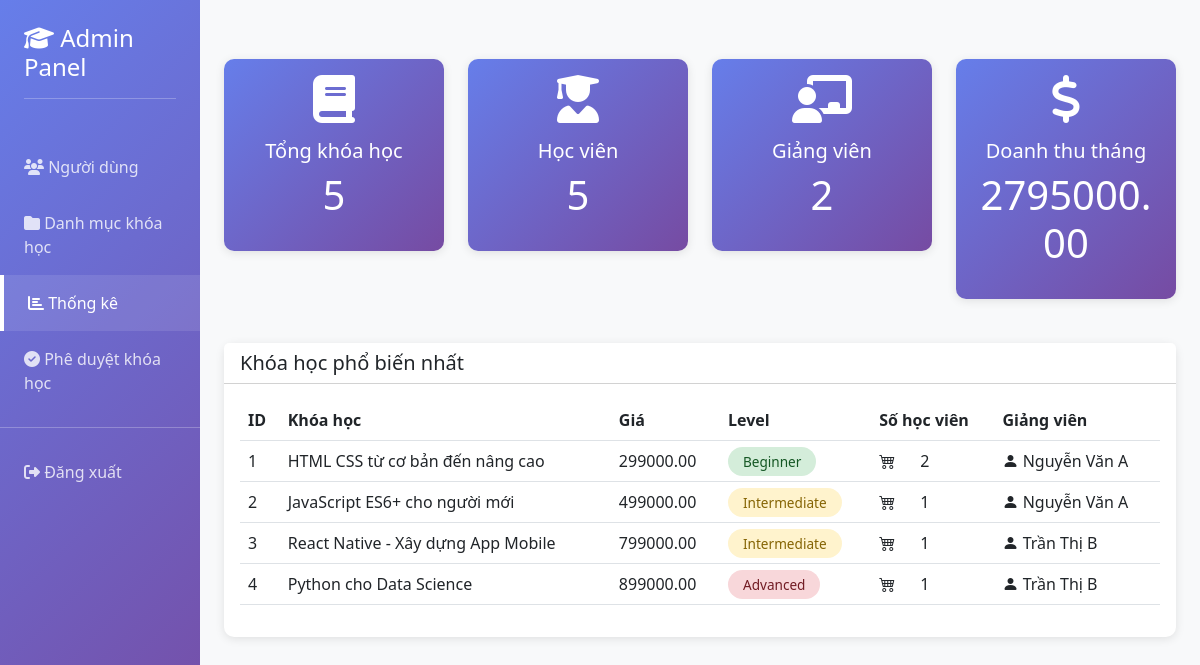
Screenshot of /controllers/ThongkeController.php (signed in) with the database file from the repository.
### tables this page shows
CREATE TABLE courses
    (
        id             INT PRIMARY KEY AUTO_INCREMENT,
        title          VARCHAR(255) NOT NULL,
        description    TEXT,
        instructor_id  INT          NOT NULL,
        category_id    INT          NOT NULL,
        price          DECIMAL(10, 2) DEFAULT 0.00,
        duration_weeks INT,
        level          VARCHAR(50),
        image VARCHAR(255),
        created_at     DATETIME       DEFAULT CURRENT_TIMESTAMP,
        updated_at     DATETIME       DEFAULT CURRENT_TIMESTAMP ON UPDATE CURRENT_TIMESTAMP,
        FOREIGN KEY (instructor_id) REFERENCES users (id) ON DELETE CASCADE,
        FOREIGN KEY (category_id) REFERENCES categories (id) ON DELETE CASCADE
    );

CREATE TABLE users
    (
        id       INT PRIMARY KEY AUTO_INCREMENT,
        username VARCHAR(255) UNIQUE NOT NULL,
        email    VARCHAR(255) UNIQUE NOT NULL,
        password VARCHAR(255)        NOT NULL,
        fullname VARCHAR(255),
        role     INT                 NOT NULL DEFAULT 0,
        created_at DATETIME DEFAULT CURRENT_TIMESTAMP
    );

### controllers/ThongkeController.php (called while the page is built, shortened)
<?php
require_once __DIR__ . '/../config/ThongKeDB.php';
$db = new ConnectDb();
$thongke = new ThongKeManager($db);
$tongkhoahoc = $thongke->getTongKhoaHoc();
$tonghocvien = $thongke->getTongHocVien();
$tonggiangvien = $thongke->getTongGiangvien();
$doanhthu = $thongke->getDoanhthu();
$table_khoaHoc_phobien = $thongke->getKhoahocPhobien();
include __DIR__ . '/../views/admin/thongke_view.php';

### config/ThongKeDB.php (called while the page is built, shortened)
<?php
class ThongKeManager
{
    private $db;
    public function __construct(ConnectDb $db)
    {
        $this->db = $db;
    }
    public function getTongKhoahoc()
    {
        $conn = $this->db->getConnection();
        $sql = "SELECT COUNT(*) as total FROM courses";
        $stmt = $conn->prepare($sql);
        $stmt->execute();
        $result = $stmt->fetch(PDO::FETCH_ASSOC);
        return $result['total'] ?? 0;
    }
    public function getTongHocvien()
    {
        $conn = $this->db->getConnection();
        $sql = "SELECT COUNT(*) as total FROM users WHERE role = 0";
        $stmt = $conn->prepare($sql);
        $stmt->execute();
        $result = $stmt->fetch(PDO::FETCH_ASSOC);
        return $result['total'] ?? 0;
    }
    public function getTongGiangvien()
    {
        $conn = $this->db->getConnection();
        $sql = "SELECT COUNT(*) as total FROM users WHERE role = 1";
        $stmt = $conn->prepare($sql);
        $stmt->execute();
        $result = $stmt->fetch(PDO::FETCH_ASSOC);
        return $result['total'] ?? 0;
    }
    public function getDoanhthu()
    {
        $conn = $this->db->getConnection();
        $sql = "SELECT SUM(c.price) as total
                FROM courses c
                INNER JOIN enrollments e ON c.id = e.course_id
                WHERE e.status = 'active' OR e.status = 'completed'";
        $stmt = $conn->prepare($sql);
        $stmt->execute();
        $result = $stmt->fetch(PDO::FETCH_ASSOC);
        return $result['total'] ?? 0;
    }
    public function getKhoahocPhobien()
    {
        $conn = $this->db->getConnection();
        $sql = "SELECT
                    c.id,
                    c.title,
                    c.description,
                    c.price,
                    c.image,
                    c.level,
                    COUNT(e.id) as so_hocvien,
                    u.fullname as giang_vien
                FROM courses c
                LEFT JOIN enrollments e ON c.id = e.course_id
                LEFT JOIN users u ON c.instructor_id = u.id
                GROUP BY c.id, c.title, c.description, c.price, c.image, c.level, u.fullname
                ORDER BY so_hocvien DESC
                LIMIT 4";
        $stmt = $conn->prepare($sql);
        $stmt->execute();
        return $stmt->fetchAll(PDO::FETCH_ASSOC);
    }
}

### views/admin/thongke_view.php (the view, shortened to what this page needs)
<!DOCTYPE html>
<html lang="vi">
<head>
    <link href="https://cdn.jsdelivr.net/npm/bootstrap@5.3.0/dist/css/bootstrap.min.css" rel="stylesheet">
    <link href="https://cdnjs.cloudflare.com/ajax/libs/font-awesome/6.4.0/css/all.min.css" rel="stylesheet">
    <link rel="stylesheet" href="https://cdn.jsdelivr.net/npm/bootstrap-icons@1.13.1/font/bootstrap-icons.min.css">
</head>
<body>
<div class="container-fluid">
    <div class="row">
        <div class="col-md-2 sidebar p-0">
            <div class="p-4">
                <h4><i class="fas fa-graduation-cap"></i> Admin Panel</h4>
                <hr class="bg-white">
            </div>
            <nav class="nav flex-column">
                <a class="nav-link" href="<?= BASE_URL ?>controllers/AdminController.php">
                    <i class="fas fa-users"></i> Người dùng
                </a>
                <a class="nav-link" href="<?= BASE_URL ?>controllers/CategoryController.php">
                    <i class="fas fa-folder"></i> Danh mục khóa học
                </a>
                <a class="nav-link active" href="<?= BASE_URL ?>controllers/ThongkeController.php">
                    <i class="fas fa-chart-bar"></i> Thống kê
                </a>
                <a class="nav-link" href="<?= BASE_URL ?>controllers/PheduyetCourseController.php">
                    <i class="fas fa-check-circle"></i> Phê duyệt khóa học
                </a>
                <hr class="bg-white">
                <a class="nav-link" href="<?= BASE_URL ?>">
                    <i class="fas fa-sign-out-alt"></i> Đăng xuất
                </a>
            </nav>
        </div>
        <div class="col-md-10 p-4" style="margin-top: 35px">
            <div class="tab-content">
                <div class="row">
                    <div class="col-md-3 mb-4">
                        <div class="card stat-card">
                            <div class="card-body text-center">
                                <i class="fas fa-book fa-3x mb-3"></i>
                                <h5>Tổng khóa học</h5>
                                <p class="display-4"><?= $tongkhoahoc ?></p>
                            </div>
                        </div>
                    </div>
                    <div class="col-md-3 mb-4">
                        <div class="card stat-card">
                            <div class="card-body text-center">
                                <i class="fas fa-user-graduate fa-3x mb-3"></i>
                                <h5>Học viên</h5>
                                <p class="display-4"><?= $tonghocvien ?></p>
                            </div>
                        </div>
                    </div>
                    <div class="col-md-3 mb-4">
                        <div class="card stat-card">
                            <div class="card-body text-center">
                                <i class="fas fa-chalkboard-teacher fa-3x mb-3"></i>
                                <h5>Giảng viên</h5>
                                <p class="display-4"><?= $tonggiangvien ?></p>
                            </div>
                        </div>
                    </div>
                    <div class="col-md-3 mb-4">
                        <div class="card stat-card">
                            <div class="card-body text-center">
                                <i class="fas fa-dollar-sign fa-3x mb-3"></i>
                                <h5>Doanh thu tháng</h5>
                                <p class="display-4"><?= $doanhthu ?></p>
                            </div>
                        </div>
                    </div>
                </div>
            </div>
            <div class="row">
                <div class="col">
                    <div class="card">
                        <div class="card-header bg-white">
                            <h5 class="mb-0">Khóa học phổ biến nhất</h5>
                        </div>
                        <div class="card-body">
                            <table class="table table-hover">
                                <thead>
                                <tr>
                                    <th>ID</th>
                                    <th>Khóa học</th>
                                    <th>Giá</th>
                                    <th>Level</th>
                                    <th>Số học viên</th>
                                    <th>Giảng viên</th>
                                </tr>
                                </thead>
                                <tbody>
                                <?php foreach ($table_khoaHoc_phobien as $khoahoc): ?>
                                    <tr>
                                        <td><?= $khoahoc['id'] ?></td>
                                        <td><?= $khoahoc['title'] ?></td>
                                        <td><?= $khoahoc['price'] ?></td>
                                        <td>
                                            <?php if ($khoahoc['level'] == 'Beginner'): ?>
                                                <span class="status-badge status-active">Beginner</span>
                                            <?php elseif ($khoahoc['level'] == 'Intermediate'): ?>
                                                <span class="status-badge status-pending">Intermediate</span>
                                            <?php elseif ($khoahoc['level'] == 'Advanced'): ?>
                                                <span class="status-badge status-inactive">Advanced</span>
                                            <?php endif; ?>
                                        </td>
                                        <td><i style="margin-right: 25px" class="bi bi-cart4"></i><?= $khoahoc['so_hocvien'] ?></td>
                                        <td><i class="bi bi-person-fill"></i>  <?= $khoahoc['giang_vien'] ?></td>
                                    </tr>
                                <?php endforeach; ?>
                                </tbody>
                            </table>
                        </div>
                    </div>
                </div>
            </div>
        </div>
</body>
</html>

### views/admin/thongke_view.php (style rules this page uses)
body { background-color: #f8f9fa; }
.sidebar { min-height: 100vh; background: linear-gradient(135deg, #667eea 0%, #764ba2 100%); color: white; }
.sidebar .nav-link { color: rgba(255, 255, 255, 0.8); padding: 1rem 1.5rem; transition: all 0.3s; }
.sidebar .nav-link:hover, .sidebar .nav-link.active { color: white; background-color: rgba(255, 255, 255, 0.1); border-left: 4px solid white; }
.card { border: none; border-radius: 10px; box-shadow: 0 2px 10px rgba(0, 0, 0, 0.1); margin-bottom: 20px; }
.stat-card { background: linear-gradient(135deg, #667eea 0%, #764ba2 100%); color: white; }
.stat-card .display-4 { font-size: 2.5rem; }
.status-badge { padding: 5px 15px; border-radius: 20px; font-size: 0.85rem; }
.status-active { background-color: #d4edda; color: #155724; }
.status-inactive { background-color: #f8d7da; color: #721c24; }
.status-pending { background-color: #fff3cd; color: #856404; }

### rows the page displays
courses: id "1", title "HTML CSS từ cơ bản đến nâng cao", price "299000.00", level "Beginner", so_hocvien "2", instructor.fullname "Nguyễn Văn A"
courses: id "2", title "JavaScript ES6+ cho người mới", price "499000.00", level "Intermediate", so_hocvien "1", instructor.fullname "Nguyễn Văn A"
courses: id "3", title "React Native - Xây dựng App Mobile", price "799000.00", level "Intermediate", so_hocvien "1", instructor.fullname "Trần Thị B"
courses: id "4", title "Python cho Data Science", price "899000.00", level "Advanced", so_hocvien "1", instructor.fullname "Trần Thị B"

### other values shown
$tongkhoahoc "5"
$tonghocvien "5"
$tonggiangvien "2"
$doanhthu "2795000.00"
